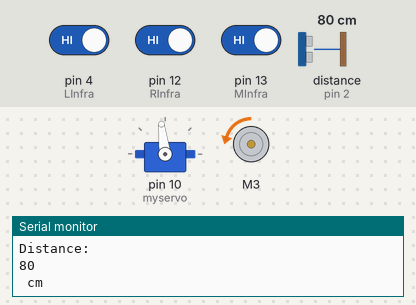
Simulated run of this sketch. Board: Arduino Uno, built with avr-gcc and run on an emulated ATmega328P. On the bench: servo, DC motor (green arrow = forward, orange = backward, longer = faster), the last lines printed to the serial monitor. Inputs (shaded band) come from the test bench; at power-on: distance to the obstacle (sensor on pin 2) 80 cm, pin 12 (RInfra) HIGH, pin 4 (LInfra) HIGH, pin 13 (MInfra) HIGH.

Above: at 1.2 s.
1.3 s: distance to the obstacle (sensor on pin 2) set to 68 cm
2.8 s: distance to the obstacle (sensor on pin 2) set to 59 cm
At 3.4 s:
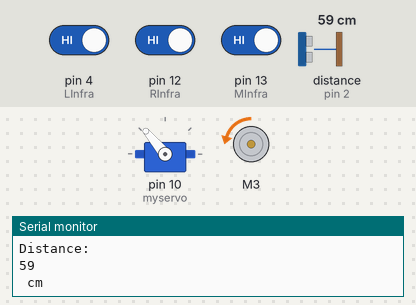
5.8 s: pin 12 (RInfra) driven LOW
8.8 s: distance to the obstacle (sensor on pin 2) set to 120 cm
10.6 s: distance to the obstacle (sensor on pin 2) set to 2 cm
At 11.5 s:
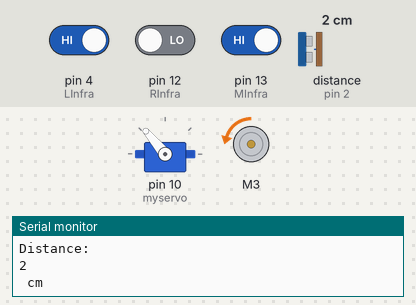
13.6 s: pin 4 (LInfra) driven LOW and pin 13 (MInfra) driven LOW
At 14.2 s:
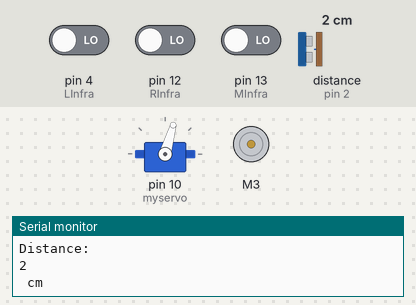
Timing chart, 0 to 16.3 s (numbered marks = the images above; inputs shaded):
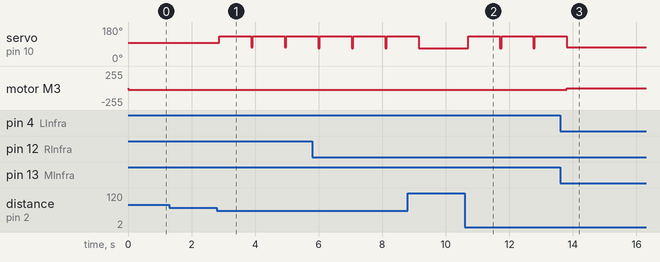

The sketch:

motorservo-code.ino
```cpp
#include <Servo.h>
#include <Wire.h>
#include <Adafruit_MPU6050.h>
#include <Adafruit_Sensor.h>
#include <RobojaxBTS7960.h>
#include <Ultrasonic.h>

Servo myservo; //Create front axle steering object
Ultrasonic ultrasonic(2); // Create ultrasonic object and attach it to pin 2

const int MInfra = 13; // Output pin for middle infrared sensor
const int LInfra = 4; // Output pin for left infrared sensor
const int RInfra = 12; // Output pin for right infrared sensor

#define LEFT 130 // Max right steering angle
#define RIGHT 67 // Max left steering angle
#define CENTER 97 // Central steering angle

#define RPWM 3 // define pin 3 for RPWM pin (output)
#define R_EN 8 // define pin 2 for R_EN pin (input)
#define R_IS 5 // define pin 5 for R_IS pin (output)
#define LPWM 6 // define pin 6 for LPWM pin (output)
#define L_EN 9 // define pin 7 for L_EN pin (input)
#define L_IS 11 // define pin 8 for L_IS pin (output)
#define CW 1 //do not change
#define CCW 0 //do not change
#define debug 0 //change to 0 to hide serial monitor debugging information or set to 1 to view

RobojaxBTS7960 motor(R_EN,RPWM,R_IS, L_EN,LPWM,L_IS,debug); // Create object for controlling DC motor

void setup() {
  myservo.attach(10); // Assign pin 10 to steering axle object
  Turn(CENTER); // Turn steering to Center position by default
  motor.begin(); // Enable motor
  pinMode(LInfra, INPUT); // Set left infrared pin to Input
  pinMode(RInfra, INPUT); // Set right infrared pin to Input
  pinMode(MInfra, INPUT); // Set middle infrared pin to Input
  Serial.begin(115200); // Enable serial monitor
  motor.rotate(10, CCW); // Set fixed speed to 10
}

void loop() {
  int sensorValueM = digitalRead(MInfra);
  int sensorValueL = digitalRead(LInfra);
  int sensorValueR = digitalRead(RInfra); // Read the infrareds outputs
  int distance = ultrasonic.MeasureInCentimeters(); // Read the ultrasonic measurements
  Serial.println("Distance: ");
  Serial.println(distance);
  Serial.println(" cm"); // Code for debugging using serial monitor

  if(sensorValueM == LOW && sensorValueR == LOW && sensorValueL == LOW){
    motor.stop();
    delay(100000); // Code responsible for stopping at the end of the track
  }
  else if (sensorValueL == LOW && sensorValueM == LOW){
    Turn(LEFT);
    // Turn right when only right sensor sees white line
  }
  else if (sensorValueL == LOW){
    Turn(LEFT);
    // Turn left when only left sensor sees white line
  }
  else if (sensorValueR == LOW && sensorValueM == LOW){
    Turn(RIGHT);
    // Turn right when only right sensor sees white line
  }
  else if (sensorValueR == LOW){
    Turn(RIGHT);
    // Turn right when only right sensor sees white line
  }

  else if (sensorValueM == LOW){
    Turn(CENTER);
    // Go straight when only middle sensor sees white line
  }
  delay(50);
   if(distance < 65){
    AvoidObstacle();
  }
}

void Turn(int direction){
  myservo.write(direction);
  // Function to steer the front axle
}

 void AvoidObstacle(){
   // Avoidance of an obstacle
   Turn(LEFT);
   delay(1000);
   Turn(RIGHT+7);
 }
```

Measured:
- the behaviour switches between 65 and 64 cm on distance to the obstacle (sensor on pin 2) (found by bisection; images 0 and 1)
- after the input at 2.8 s, servo on pin 10 (myservo): 97° → 130° after 0.07 s
- after the input at 10.6 s, servo on pin 10 (myservo): 67° → 130° after 0.10 s
- after the input at 13.6 s, motor M3: backward 25/255 → stopped after 0.21 s
